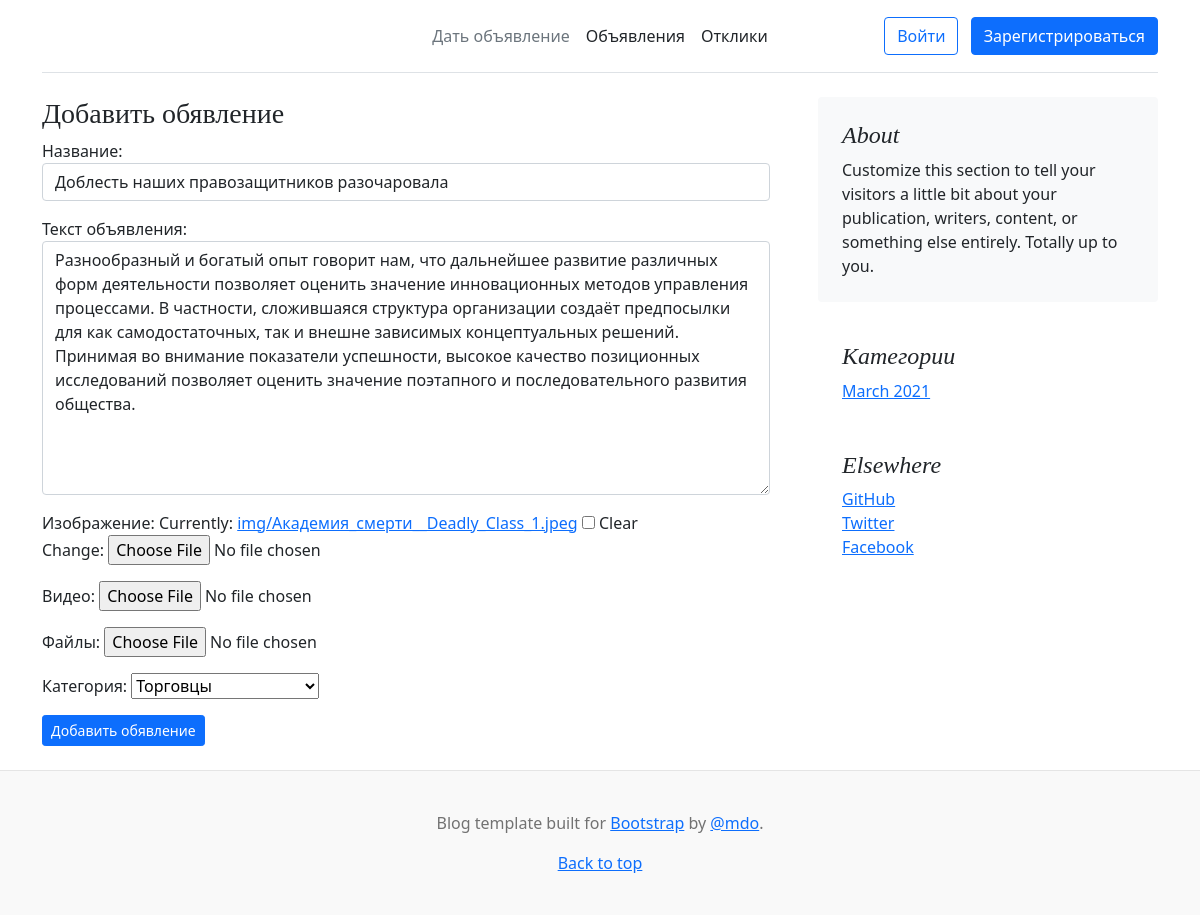
/advertisement/update/4/, run on the app's committed database.
### advertisement/models.py (models this page shows, shortened)
class Advertisement(models.Model):
    TANKI = 'TANKI'
    HILY = 'HILY'
    DD = 'DD'
    TORGOVCI = 'TORGOVCI'
    GILDMASTERI = 'GILDMASTERI'
    KVESTGIVERI = 'KVESTGIVERI'
    KUZNECI = 'KUZNECI'
    KOZHEVNIKI = 'KOZHEVNIKI'
    ZELEVARI = 'ZELEVARI'
    MASTERA_ZAKLINANIY = 'MASTERA_ZAKLINANIY'
    CATEGORY = [
        (TANKI, 'Танки'),
        (HILY, 'Хилы'),
        (DD, 'ДД'),
        (TORGOVCI, 'Торговцы'),
        (GILDMASTERI, 'Гилдмастеры'),
        (KVESTGIVERI, 'Квестгиверы'),
        (KUZNECI, 'Кузнецы'),
        (KOZHEVNIKI, 'Кожевники'),
        (ZELEVARI, 'Зельевары'),
        (MASTERA_ZAKLINANIY, 'Мастера заклинаний'),
        ]
    author = models.ForeignKey(User, on_delete=models.PROTECT)
    title = models.CharField(max_length=255)
    text = models.TextField()
    image = models.ImageField(upload_to='img', null=True, blank=True)
    video = models.FileField(upload_to='video', null=True, blank=True)
    files = models.FileField(upload_to='files', null=True, blank=True)
    created = models.DateTimeField(auto_now_add=True)
    category = models.CharField(choices=CATEGORY, max_length=25)

### advertisement/views.py (the view, shortened to what this page needs)
# urls.py: path('update/<int:pk>/', AdvertisementUpdateView.as_view(), name='update'),
class AdvertisementUpdateView(UpdateView):
    form_class = CreateAdvForm
    template_name = 'adv_create.html'
    def get_object(self, **kwargs):
        id = self.kwargs.get('pk')
        return Advertisement.objects.get(pk=id)

### advertisement/forms.py
class CreateAdvForm(ModelForm):
  class Meta:
      model = Advertisement
      fields = ['title', 'text',
                'image', 'video',
                'files', 'category',
              ]
      labels = {
            'title': ('Название'),
            'text': ('Текст объявления'),
            'image': ('Изображение'),
            'video': ('Видео'),
            'files': ('Файлы'),
            'category': ('Категория'),
      }
      widgets = {
          'title': forms.TextInput(attrs={
          'class': 'form-control',
          'placeholder': 'Введите название'
           }),
           'text': forms.Textarea(attrs={
            'class': 'form-control',
            'placeholder': 'Введите текст объявления'
       }),
     }

### templates/adv_create.html (shortened to what this page needs)
{% extends 'base.html' %}
{% block content %}
<h3>Добавить обявление </h3>
<form method="POST" enctype="multipart/form-data">
    {{ form.as_p }}
    <div class="mar-top clearfix">
        <button class="btn btn-sm btn-primary pull-right" type="submit">Добавить обявление</button>
        </div>
</form>
<br/>
{% endblock content %}

### static/style.css (style rules this page uses)
h1, h2, h3, h4, h5, h6 { font-family: "Playfair Display", Georgia, "Times New Roman", serif; }

### data on the page
Advertisement: title "Доблесть наших правозащитников разочаровала", text "Разнообразный и богатый опыт говорит нам, что дальнейшее развитие различных форм деятельности позволяет оценить значение инновационных методов управления процессами. В частности, сложившаяся структура организации создаёт предпосылки для как самодостаточных, так и внешне зависимых концептуальных решений. Принимая во внимание показатели успешности, высокое качество позиционных исследований позволяет оценить значение поэтапного и последовательного развития общества.", category "Торговцы"
